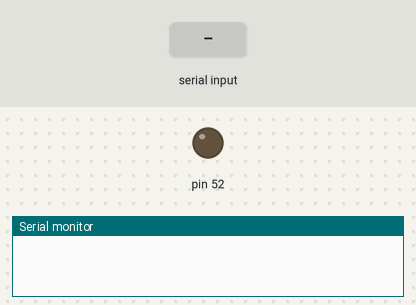
The sketch below on a simulated Arduino Mega 2560, built with avr-gcc and run on an emulated ATmega2560. Parts: output pins drawn as LEDs (lit = HIGH), the last lines printed to the serial monitor. Inputs (shaded band) come from the test bench.

Above: at 1.2 s.
1.3 s: "t/" received over Serial
At 1.9 s:
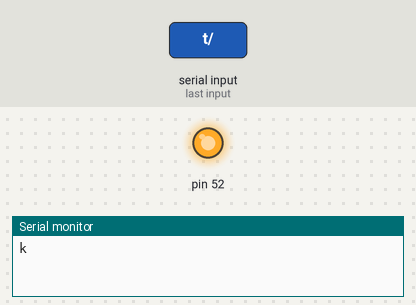
Timing chart, 0 to 4.3 s (numbered marks = the images above; inputs shaded):
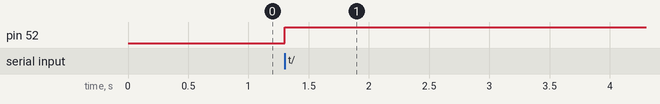

Measured:
- after the input at 1.3 s, pin 52: LOW → HIGH at once

The sketch:

testcomunication.ino
```cpp
void setup() {
  Serial.begin(9600);
  pinMode(52,OUTPUT);
}

void loop() {

  while (Serial.available() == 0) {}   //wait for data available
  String mode = Serial.readStringUntil('/');  //read until timeout sous forme : l/D.vitesse(%).temps(ms)/G.vitesse(%).temps(ms) ou r/D.vitesse(%).temps(ms)/G.vitesse(%).temps(ms) pour remote

  if (mode[0] == 't'){
    digitalWrite(52, HIGH);
    Serial.write('k');
  }

  int vitesseD = Serial.readStringUntil('.').toInt();
  int tempsD = Serial.readStringUntil('/').toInt();

  int vitesseG = Serial.readStringUntil('.').toInt();
  int tempsG = Serial.readStringUntil('.').toInt();
  mode.trim(); // remove any \r \n whitespace at the end of the String


}
```
